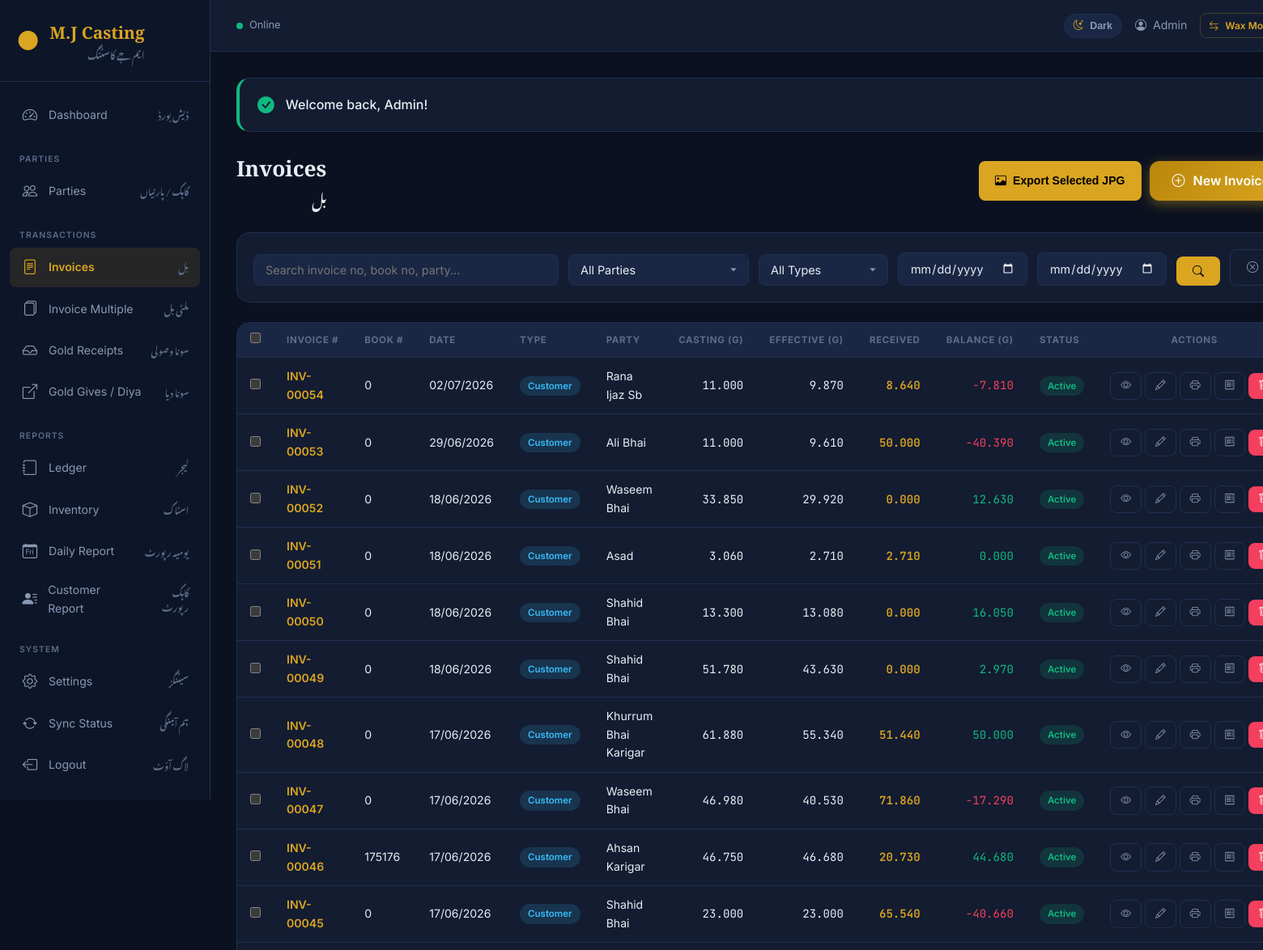
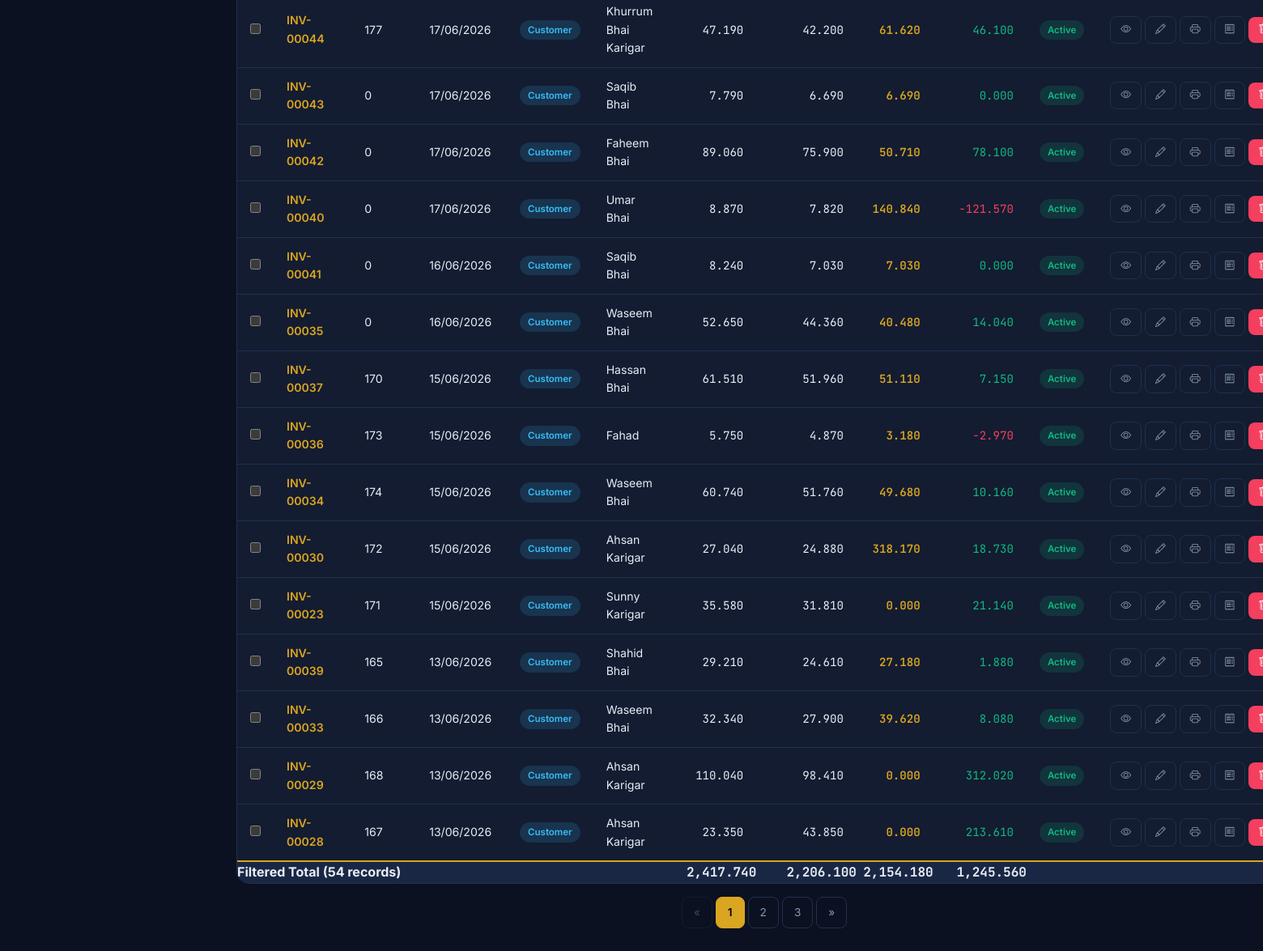
The page /invoices/index.php (signed in) on the database its author committed (2 pictures, top to bottom).
### tables this page shows
CREATE TABLE `users` (
  `id` int(11) NOT NULL,
  `name` varchar(255) NOT NULL,
  `email` varchar(255) NOT NULL,
  `email_verified_at` datetime DEFAULT NULL,
  `password` varchar(255) NOT NULL,
  `remember_token` varchar(100) DEFAULT NULL,
  `created_at` timestamp NOT NULL DEFAULT current_timestamp(),
  `updated_at` timestamp NOT NULL DEFAULT current_timestamp() ON UPDATE current_timestamp()
);

CREATE TABLE `invoices` (
  `id` int(11) NOT NULL,
  `invoice_no` varchar(50) NOT NULL,
  `customer_id` int(11) NOT NULL,
  `invoice_type` enum('customer','dukandar','karigar') DEFAULT 'customer',
  `invoice_date` date NOT NULL,
  `casting_weight` decimal(10,3) DEFAULT 0.000,
  `waste_weight` decimal(10,3) DEFAULT 0.000,
  `total_weight` decimal(10,3) DEFAULT 0.000,
  `ratti` decimal(10,3) DEFAULT 0.000,
  `ratti_rate` decimal(10,3) DEFAULT 0.000,
  `male_waste` decimal(10,3) DEFAULT 0.000,
  `gold_khalis` decimal(10,3) DEFAULT 0.000,
  `total_received_khalis` decimal(10,3) DEFAULT 0.000,
  `rp_rate` decimal(15,2) DEFAULT 0.00,
  `rp_amount` decimal(15,2) DEFAULT 0.00,
  `rp_mazdori_weight` decimal(10,3) DEFAULT 0.000,
  `rp_mazdori_rate` decimal(15,2) DEFAULT 0.00,
  `rp_mazdori_amount` decimal(15,2) DEFAULT 0.00,
  `casting_mazdori_weight` decimal(10,3) DEFAULT 0.000,
  `casting_mazdori_rate` decimal(15,2) DEFAULT 0.00,
  `casting_mazdori_amount` decimal(15,2) DEFAULT 0.00,
  `effective_gold` decimal(10,3) DEFAULT 0.000,
  `grand_total` decimal(15,2) DEFAULT 0.00,
  `wasooli` decimal(15,2) DEFAULT 0.00,
  `previous_balance` decimal(15,2) DEFAULT 0.00,
  `remaining_balance` decimal(15,2) DEFAULT 0.00,
  `manual_book_no` varchar(50) DEFAULT NULL,
  `remarks` text DEFAULT NULL,
  `status` enum('active','cancelled') DEFAULT 'active',
  `ratti_auto` tinyint(1) DEFAULT 0,
  `waste_auto` tinyint(1) DEFAULT 0,
  `male_waste_auto` tinyint(1) DEFAULT 0,
  `created_by` int(11) DEFAULT NULL,
  `updated_by` int(11) DEFAULT NULL,
  `created_at` timestamp NOT NULL DEFAULT current_timestamp(),
  `updated_at` timestamp NOT NULL DEFAULT current_timestamp() ON UPDATE current_timestamp(),
  `deleted_at` datetime DEFAULT NULL
);

CREATE TABLE `customers` (
  `id` int(11) NOT NULL,
  `name` varchar(100) NOT NULL,
  `phone` varchar(20) DEFAULT NULL,
  `cnic` varchar(30) DEFAULT NULL,
  `address` text DEFAULT NULL,
  `city` varchar(50) DEFAULT NULL,
  `opening_balance` decimal(15,2) DEFAULT 0.00,
  `status` enum('active','inactive') DEFAULT 'active',
  `party_type` enum('customer','dukandar','karigar') DEFAULT 'customer',
  `created_at` timestamp NOT NULL DEFAULT current_timestamp(),
  `updated_at` timestamp NOT NULL DEFAULT current_timestamp() ON UPDATE current_timestamp(),
  `deleted_at` datetime DEFAULT NULL
);

### invoices/index.php (the view, shortened to what the rows shown need)
<?php
require_once __DIR__ . '/../config.php';
$db = getDB();
$status = query('status', '');
$page = max(1, (int) query('page', 1));
$perPage = 25;
$countSql = "SELECT COUNT(*) FROM invoices i LEFT JOIN customers c ON c.id = i.customer_id WHERE 1=1";
$sql = "SELECT i.*, c.name as customer_name FROM invoices i LEFT JOIN customers c ON c.id = i.customer_id WHERE 1=1";
$params = [];
if ($status && in_array($status, ['active','cancelled'])) {
    $countSql .= " AND i.status = ?";
    $sql .= " AND i.status = ?";
    $params[] = $status;
} else {
    $countSql .= " AND i.status = 'active'";
    $sql .= " AND i.status = 'active'";
}
$total = $db->prepare($countSql);
$total->execute($params);
$totalCount = $total->fetchColumn();
$lastPage = max(1, ceil($totalCount / $perPage));
$page = min($page, $lastPage);
$offset = ($page - 1) * $perPage;
$sql .= " ORDER BY i.invoice_date DESC, i.id DESC LIMIT $perPage OFFSET $offset";
$stmt = $db->prepare($sql);
$stmt->execute($params);
$invoices = $stmt->fetchAll();
require_once __DIR__ . '/../includes/header.php';
?>
<div class="page-header">
    <div class="page-title-group">
        <h1>Invoices</h1>
    </div>
</div>
<form method="POST" action="<?= url('invoices/bulk_print1_jpg.php') ?>" target="_blank" id="bulk-jpg-form">
<div class="table-container">
    <table>
        <thead>
            <tr>
                <th class="text-center"><input type="checkbox" id="select-all-invoices" onclick="toggleAllInvoices(this)"></th>
                <th>Invoice #</th>
                <th>Book #</th>
                <th>Date</th>
                <th>Type</th>
                <th>Party</th>
                <th class="text-right">Casting (g)</th>
                <th class="text-right">Effective (g)</th>
                <th class="text-right">Received</th>
                <th class="text-right">Balance (g)</th>
                <th>Status</th>
                <th class="text-center">Actions</th>
            </tr>
        </thead>
        <tbody>
            <?php if (empty($invoices)): ?>
                <tr><td colspan="12" class="text-center text-muted">No invoices found</td></tr>
            <?php else: ?>
                <?php foreach ($invoices as $inv): ?>
                <tr>
                    <td class="text-center"><input type="checkbox" name="invoice_ids[]" value="<?= (int)$inv['id'] ?>" class="invoice-select"></td>
                    <td><a href="<?= url('invoices/show.php?id=' . $inv['id']) ?>" style="color:var(--gold-primary);text-decoration:none;font-weight:600;"><?= htmlspecialchars($inv['invoice_no']) ?></a></td>
                    <td><?= htmlspecialchars($inv['manual_book_no'] ?? '-') ?></td>
                    <td><?= formatDate($inv['invoice_date']) ?></td>
                    <td><span class="badge bg-info"><?= ucfirst($inv['invoice_type']) ?></span></td>
                    <td><?= htmlspecialchars($inv['customer_name'] ?? 'N/A') ?></td>
                    <td class="text-right mono"><?= number_format($inv['casting_weight'], 3) ?></td>
                    <td class="text-right mono"><?= number_format($inv['effective_gold'], 3) ?></td>
                    <td class="text-right mono " style="color:var(--gold-primary);text-decoration:none;font-weight:600;"> <?= number_format($inv['total_received_khalis'], 3)  ?></td>
                    <td class="text-right mono <?= $inv['remaining_balance'] < 0 ? 'text-danger' : 'text-success' ?>"><?= number_format($inv['remaining_balance'], 3) ?></td>
                    <td><span class="badge <?= $inv['status'] === 'active' ? 'bg-success' : 'bg-danger' ?>"><?= ucfirst($inv['status']) ?></span></td>
                    <td class="text-center" style="white-space:nowrap;">
                        <a href="<?= url('invoices/show.php?id=' . $inv['id']) ?>" class="btn btn-sm btn-outline" title="View"><i class="bi bi-eye"></i></a>
                        <a href="<?= url('invoices/edit.php?id=' . $inv['id']) ?>" class="btn btn-sm btn-outline" title="Edit"><i class="bi bi-pencil"></i></a>
                        <a href="<?= url('invoices/print.php?id=' . $inv['id']) ?>" class="btn btn-sm btn-outline" title="Print"><i class="bi bi-printer"></i></a>
                        <a href="<?= url('invoices/print1.php?id=' . $inv['id']) ?>" class="btn btn-sm btn-outline" title="Receipt"><i class="bi bi-receipt"></i></a>
                        <?php if ($inv['status'] === 'active'): ?>
                            <a href="<?= url('invoices/delete.php?id=' . $inv['id']) ?>"
                               class="btn btn-sm btn-danger"
                               title="Delete"
                               onclick="return confirmDelete('<?= htmlspecialchars($inv['invoice_no']) ?>')">
                                <i class="bi bi-trash"></i>
                            </a>
                        <?php endif; ?>
                    </td>
                </tr>
                <?php endforeach; ?>
            <?php endif; ?>
        </tbody>
    </table>
</div>
</form>
<?php require_once __DIR__ . '/../includes/footer.php'; ?>

### includes/header.php (shortened to what the rows shown need)
<!DOCTYPE html>
<html lang="en">
<head>
    <link rel="stylesheet" href="https://cdn.jsdelivr.net/npm/bootstrap-icons@1.11.3/font/bootstrap-icons.min.css">
    <link rel="stylesheet" href="<?= url('assets/css/style.css') ?>">
</head>
<body>
    <?php $currentUser = getCurrentUser(); ?>
    <?php if (!isset($hideSidebar)): ?>
    <aside class="sidebar" id="sidebar">
        <div class="sidebar-header">
            <div class="logo">
                <span class="logo-icon">&#9679;</span>
                <div class="logo-text">
                    <span class="logo-title">M.J Casting</span>
                    <span class="logo-subtitle font-urdu">ایم جے کاسٹنگ</span>
                </div>
            </div>
        </div>
        <nav class="sidebar-nav">
            <a href="<?= url('dashboard.php') ?>" class="nav-item <?= basename($_SERVER['PHP_SELF']) === 'dashboard.php' ? 'active' : '' ?>">
                <i class="bi bi-speedometer2"></i>
                <span>Dashboard</span>
                <span class="font-urdu nav-urdu">ڈیش بورڈ</span>
            </a>
            <div class="nav-section-label">Parties</div>
            <a href="<?= url('customers/index.php') ?>" class="nav-item <?= strpos($_SERVER['PHP_SELF'], 'customers') !== false ? 'active' : '' ?>">
                <i class="bi bi-people"></i>
                <span>Parties</span>
                <span class="font-urdu nav-urdu">گاہک / پارٹیاں</span>
            </a>
            <div class="nav-section-label">Transactions</div>
            <a href="<?= url('invoices/index.php') ?>" class="nav-item <?= (strpos($_SERVER['PHP_SELF'], 'invoices') !== false && strpos($_SERVER['PHP_SELF'], 'invoice-multiple') === false) ? 'active' : '' ?>">
                <i class="bi bi-file-text"></i>
                <span>Invoices</span>
                <span class="font-urdu nav-urdu">بل</span>
            </a>
            <a href="<?= url('invoice-multiple/index.php') ?>" class="nav-item <?= strpos($_SERVER['PHP_SELF'], 'invoice-multiple') !== false ? 'active' : '' ?>">
                <i class="bi bi-files"></i>
                <span>Invoice Multiple</span>
                <span class="font-urdu nav-urdu">ملٹی بل</span>
            </a>
            <a href="<?= url('gold-receipts/index.php') ?>" class="nav-item <?= strpos($_SERVER['PHP_SELF'], 'gold-receipts') !== false ? 'active' : '' ?>">
                <i class="bi bi-inbox"></i>
                <span>Gold Receipts</span>
                <span class="font-urdu nav-urdu">سونا وصولی</span>
            </a>
            <a href="<?= url('gold-gives/index.php') ?>" class="nav-item <?= strpos($_SERVER['PHP_SELF'], 'gold-gives') !== false ? 'active' : '' ?>">
                <i class="bi bi-box-arrow-up-right"></i>
                <span>Gold Gives / Diya</span>
                <span class="font-urdu nav-urdu">سونا دیا</span>
            </a>
            <div class="nav-section-label">Reports</div>
            <a href="<?= url('ledger/index.php') ?>" class="nav-item <?= strpos($_SERVER['PHP_SELF'], 'ledger') !== false ? 'active' : '' ?>">
                <i class="bi bi-journal"></i>
                <span>Ledger</span>
                <span class="font-urdu nav-urdu">لیجر</span>
            </a>
            <a href="<?= url('inventory/index.php') ?>" class="nav-item <?= strpos($_SERVER['PHP_SELF'], 'inventory') !== false ? 'active' : '' ?>">
                <i class="bi bi-box"></i>
                <span>Inventory</span>
                <span class="font-urdu nav-urdu">اسٹاک</span>
            </a>
            <a href="<?= url('reports/daily.php') ?>" class="nav-item <?= strpos($_SERVER['PHP_SELF'], 'reports/daily') !== false ? 'active' : '' ?>">
                <i class="bi bi-calendar-day"></i>
                <span>Daily Report</span>
                <span class="font-urdu nav-urdu">یومیہ رپورٹ</span>
            </a>
            <a href="<?= url('reports/customer.php') ?>" class="nav-item <?= strpos($_SERVER['PHP_SELF'], 'reports/customer') !== false ? 'active' : '' ?>">
                <i class="bi bi-person-lines-fill"></i>
                <span>Customer Report</span>
                <span class="font-urdu nav-urdu">گاہک رپورٹ</span>
            </a>
            <div class="nav-section-label">System</div>
            <a href="<?= url('settings/index.php') ?>" class="nav-item <?= strpos($_SERVER['PHP_SELF'], 'settings') !== false ? 'active' : '' ?>">
                <i class="bi bi-gear"></i>
                <span>Settings</span>
                <span class="font-urdu nav-urdu">سیٹنگز</span>
            </a>
            <a href="<?= url('sync-status.php') ?>" class="nav-item <?= strpos($_SERVER['PHP_SELF'], 'sync-status') !== false ? 'active' : '' ?>">
                <i class="bi bi-arrow-repeat"></i>
                <span>Sync Status</span>
                <span class="font-urdu nav-urdu">ہم آہنگی</span>
            </a>
            <a href="<?= url('logout.php') ?>" class="nav-item">
                <i class="bi bi-box-arrow-left"></i>
                <span>Logout</span>
                <span class="font-urdu nav-urdu">لاگ آؤٹ</span>
            </a>
        </nav>
    </aside>
    <div class="main-wrapper">
        <header class="top-header">
            <div class="header-left">
                <div class="online-status">
                    <span class="online-dot" id="online-dot"></span>
                    <span id="online-text">Online</span>
                </div>
            </div>
            <div class="header-right">
                <button type="button" class="theme-toggle" id="theme-toggle" onclick="window.toggleMjTheme && window.toggleMjTheme()" title="Toggle light / dark theme" aria-label="Toggle theme">
                    <i class="bi bi-moon-stars" id="theme-toggle-icon"></i>
                    <span id="theme-toggle-text">Dark</span>
                </button>
                <span class="header-user">
                    <i class="bi bi-person-circle"></i>
                    <?= htmlspecialchars($currentUser['name'] ?? 'User') ?>
                </span>
                <a href="<?= url('wax/index.php') ?>" class="btn btn-sm btn-outline" style="font-size:0.75rem;padding:5px 10px;color:var(--gold-primary);border-color:var(--gold-muted);">
                    <i class="bi bi-arrow-left-right"></i> Wax Module
                </a>
            </div>
        </header>
        <main class="content-area">
            <?php if ($flash = getFlash()): ?>
                <div class="card flash-<?= $flash['type'] ?>" style="border-left: 4px solid <?= $flash['type'] === 'success' ? 'var(--success)' : 'var(--error)' ?>; padding: 16px 22px; margin-bottom: 24px;">
                    <div style="display: flex; align-items: center; gap: 14px;">
                        <i class="bi bi-<?= $flash['type'] === 'success' ? 'check-circle-fill' : 'exclamation-triangle-fill' ?>" style="color: <?= $flash['type'] === 'success' ? 'var(--success)' : 'var(--error)' ?>; font-size: 1.3rem;"></i>
                        <span style="font-weight: 500;"><?= htmlspecialchars($flash['message']) ?></span>
                    </div>
                </div>
            <?php endif; ?>
    <?php endif; ?>

### rows shown on the page
users: name "Admin"
invoices: invoice_no "INV-00054", manual_book_no "0", invoice_date "02/07/2026", invoice_type "Customer", customer.name "Rana Ijaz Sb", casting_weight "11.000", effective_gold "9.870", total_received_khalis "8.640", remaining_balance "-7.810", status "Active"
invoices: invoice_no "INV-00053", manual_book_no "0", invoice_date "29/06/2026", invoice_type "Customer", customer.name "Ali Bhai", casting_weight "11.000", effective_gold "9.610", total_received_khalis "50.000", remaining_balance "-40.390", status "Active"
invoices: invoice_no "INV-00052", manual_book_no "0", invoice_date "18/06/2026", invoice_type "Customer", customer.name "Waseem Bhai", casting_weight "33.850", effective_gold "29.920", total_received_khalis "0.000", remaining_balance "12.630", status "Active"
invoices: invoice_no "INV-00051", manual_book_no "0", invoice_date "18/06/2026", invoice_type "Customer", customer.name "Asad", casting_weight "3.060", effective_gold "2.710", total_received_khalis "2.710", remaining_balance "0.000", status "Active"
invoices: invoice_no "INV-00050", manual_book_no "0", invoice_date "18/06/2026", invoice_type "Customer", customer.name "Shahid Bhai", casting_weight "13.300", effective_gold "13.080", total_received_khalis "0.000", remaining_balance "16.050", status "Active"
invoices: invoice_no "INV-00049", manual_book_no "0", invoice_date "18/06/2026", invoice_type "Customer", customer.name "Shahid Bhai", casting_weight "51.780", effective_gold "43.630", total_received_khalis "0.000", remaining_balance "2.970", status "Active"
invoices: invoice_no "INV-00048", manual_book_no "0", invoice_date "17/06/2026", invoice_type "Customer", customer.name "Khurrum Bhai Karigar", casting_weight "61.880", effective_gold "55.340", total_received_khalis "51.440", remaining_balance "50.000", status "Active"
invoices: invoice_no "INV-00047", manual_book_no "0", invoice_date "17/06/2026", invoice_type "Customer", customer.name "Waseem Bhai", casting_weight "46.980", effective_gold "40.530", total_received_khalis "71.860", remaining_balance "-17.290", status "Active"
invoices: invoice_no "INV-00046", manual_book_no "175176", invoice_date "17/06/2026", invoice_type "Customer", customer.name "Ahsan Karigar", casting_weight "46.750", effective_gold "46.680", total_received_khalis "20.730", remaining_balance "44.680", status "Active"
invoices: invoice_no "INV-00045", manual_book_no "0", invoice_date "17/06/2026", invoice_type "Customer", customer.name "Shahid Bhai", casting_weight "23.000", effective_gold "23.000", total_received_khalis "65.540", remaining_balance "-40.660", status "Active"
invoices: invoice_no "INV-00044", manual_book_no "177", invoice_date "17/06/2026", invoice_type "Customer", customer.name "Khurrum Bhai Karigar", casting_weight "47.190", effective_gold "42.200", total_received_khalis "61.620", remaining_balance "46.100", status "Active"
invoices: invoice_no "INV-00043", manual_book_no "0", invoice_date "17/06/2026", invoice_type "Customer", customer.name "Saqib Bhai", casting_weight "7.790", effective_gold "6.690", total_received_khalis "6.690", remaining_balance "0.000", status "Active"
invoices: invoice_no "INV-00042", manual_book_no "0", invoice_date "17/06/2026", invoice_type "Customer", customer.name "Faheem Bhai", casting_weight "89.060", effective_gold "75.900", total_received_khalis "50.710", remaining_balance "78.100", status "Active"
invoices: invoice_no "INV-00040", manual_book_no "0", invoice_date "17/06/2026", invoice_type "Customer", customer.name "Umar Bhai", casting_weight "8.870", effective_gold "7.820", total_received_khalis "140.840", remaining_balance "-121.570", status "Active"
invoices: invoice_no "INV-00041", manual_book_no "0", invoice_date "16/06/2026", invoice_type "Customer", customer.name "Saqib Bhai", casting_weight "8.240", effective_gold "7.030", total_received_khalis "7.030", remaining_balance "0.000", status "Active"
invoices: invoice_no "INV-00035", manual_book_no "0", invoice_date "16/06/2026", invoice_type "Customer", customer.name "Waseem Bhai", casting_weight "52.650", effective_gold "44.360", total_received_khalis "40.480", remaining_balance "14.040", status "Active"
invoices: invoice_no "INV-00037", manual_book_no "170", invoice_date "15/06/2026", invoice_type "Customer", customer.name "Hassan Bhai", casting_weight "61.510", effective_gold "51.960", total_received_khalis "51.110", remaining_balance "7.150", status "Active"
invoices: invoice_no "INV-00036", manual_book_no "173", invoice_date "15/06/2026", invoice_type "Customer", customer.name "Fahad", casting_weight "5.750", effective_gold "4.870", total_received_khalis "3.180", remaining_balance "-2.970", status "Active"
invoices: invoice_no "INV-00034", manual_book_no "174", invoice_date "15/06/2026", invoice_type "Customer", customer.name "Waseem Bhai", casting_weight "60.740", effective_gold "51.760", total_received_khalis "49.680", remaining_balance "10.160", status "Active"
invoices: invoice_no "INV-00030", manual_book_no "172", invoice_date "15/06/2026", invoice_type "Customer", customer.name "Ahsan Karigar", casting_weight "27.040", effective_gold "24.880", total_received_khalis "318.170", remaining_balance "18.730", status "Active"
invoices: invoice_no "INV-00023", manual_book_no "171", invoice_date "15/06/2026", invoice_type "Customer", customer.name "Sunny Karigar", casting_weight "35.580", effective_gold "31.810", total_received_khalis "0.000", remaining_balance "21.140", status "Active"
invoices: invoice_no "INV-00039", manual_book_no "165", invoice_date "13/06/2026", invoice_type "Customer", customer.name "Shahid Bhai", casting_weight "29.210", effective_gold "24.610", total_received_khalis "27.180", remaining_balance "1.880", status "Active"
invoices: invoice_no "INV-00033", manual_book_no "166", invoice_date "13/06/2026", invoice_type "Customer", customer.name "Waseem Bhai", casting_weight "32.340", effective_gold "27.900", total_received_khalis "39.620", remaining_balance "8.080", status "Active"
invoices: invoice_no "INV-00029", manual_book_no "168", invoice_date "13/06/2026", invoice_type "Customer", customer.name "Ahsan Karigar", casting_weight "110.040", effective_gold "98.410", total_received_khalis "0.000", remaining_balance "312.020", status "Active"
invoices: invoice_no "INV-00028", manual_book_no "167", invoice_date "13/06/2026", invoice_type "Customer", customer.name "Ahsan Karigar", casting_weight "23.350", effective_gold "43.850", total_received_khalis "0.000", remaining_balance "213.610", status "Active"

### other values the page prints
$flash['message'] "Welcome back, Admin!"
$totalCount "54"
$listTotals['total_casting'] "2,417.740"
$listTotals['total_effective'] "2,206.100"
$listTotals['total_received'] "2,154.180"
$listTotals['total_balance'] "1,245.560"
